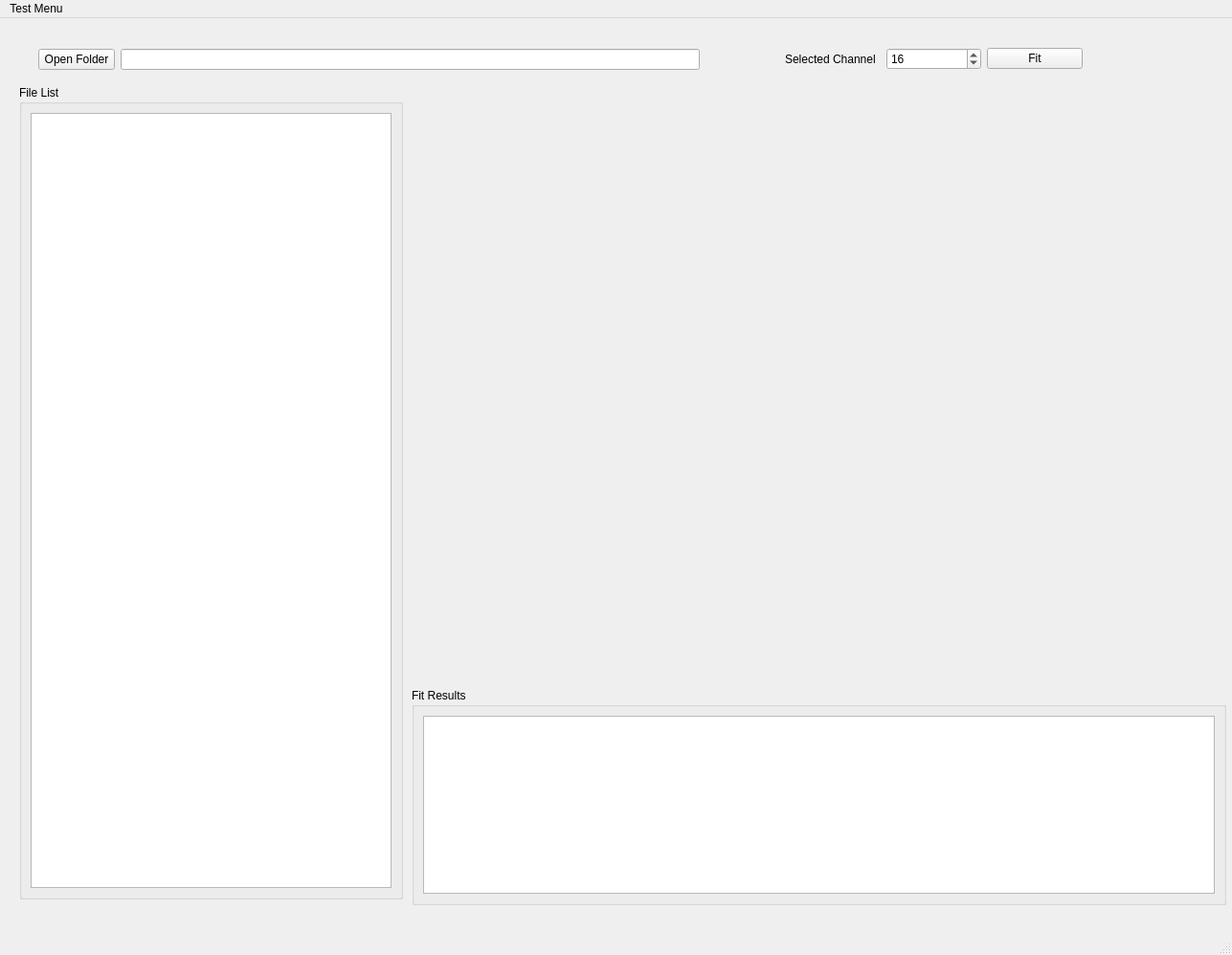
<?xml version="1.0" encoding="UTF-8"?>
<ui version="4.0">
 <class>FTAnalyzerWin</class>
 <widget class="QMainWindow" name="FTAnalyzerWin">
  <property name="geometry">
   <rect>
    <x>0</x>
    <y>0</y>
    <width>1287</width>
    <height>998</height>
   </rect>
  </property>
  <property name="windowTitle">
   <string>MainWindow</string>
  </property>
  <widget class="QWidget" name="centralwidget">
   <widget class="QGroupBox" name="grpFileList">
    <property name="geometry">
     <rect>
      <x>20</x>
      <y>70</y>
      <width>401</width>
      <height>851</height>
     </rect>
    </property>
    <property name="title">
     <string>File List</string>
    </property>
    <layout class="QGridLayout" name="gridLayout">
     <item row="0" column="0">
      <widget class="QTableWidget" name="tabwFiles"/>
     </item>
    </layout>
   </widget>
   <widget class="QWidget" name="wdgPreview" native="true">
    <property name="geometry">
     <rect>
      <x>430</x>
      <y>90</y>
      <width>851</width>
      <height>581</height>
     </rect>
    </property>
   </widget>
   <widget class="QWidget" name="layoutWidget">
    <property name="geometry">
     <rect>
      <x>40</x>
      <y>30</y>
      <width>691</width>
      <height>26</height>
     </rect>
    </property>
    <layout class="QGridLayout" name="gridLayout_2">
     <item row="0" column="0">
      <widget class="QPushButton" name="btnFTFolder">
       <property name="text">
        <string>Open Folder</string>
       </property>
      </widget>
     </item>
     <item row="0" column="1">
      <widget class="QLineEdit" name="lineFilePath"/>
     </item>
    </layout>
   </widget>
   <widget class="QGroupBox" name="grpFitResult">
    <property name="geometry">
     <rect>
      <x>430</x>
      <y>700</y>
      <width>851</width>
      <height>227</height>
     </rect>
    </property>
    <property name="title">
     <string>Fit Results</string>
    </property>
    <layout class="QGridLayout" name="gridLayout_4">
     <item row="0" column="0">
      <widget class="QTableWidget" name="tabwFitResult"/>
     </item>
    </layout>
   </widget>
   <widget class="QWidget" name="layoutWidget">
    <property name="geometry">
     <rect>
      <x>820</x>
      <y>30</y>
      <width>311</width>
      <height>26</height>
     </rect>
    </property>
    <layout class="QGridLayout" name="gridLayout_3">
     <item row="0" column="3">
      <widget class="QPushButton" name="btnFit">
       <property name="text">
        <string>Fit</string>
       </property>
      </widget>
     </item>
     <item row="0" column="2">
      <widget class="QSpinBox" name="boxSelectCh">
       <property name="maximum">
        <number>31</number>
       </property>
       <property name="value">
        <number>16</number>
       </property>
      </widget>
     </item>
     <item row="0" column="1">
      <widget class="QLabel" name="label">
       <property name="text">
        <string>Selected Channel</string>
       </property>
      </widget>
     </item>
    </layout>
   </widget>
  </widget>
  <widget class="QMenuBar" name="menubar">
   <property name="geometry">
    <rect>
     <x>0</x>
     <y>0</y>
     <width>1287</width>
     <height>22</height>
    </rect>
   </property>
   <widget class="QMenu" name="menuTest">
    <property name="title">
     <string>Test Menu</string>
    </property>
    <addaction name="actionTest_bar"/>
   </widget>
   <addaction name="menuTest"/>
  </widget>
  <widget class="QStatusBar" name="statusbar"/>
  <action name="actionTest_bar">
   <property name="text">
    <string>Test bar</string>
   </property>
  </action>
 </widget>
 <resources/>
 <connections/>
</ui>
